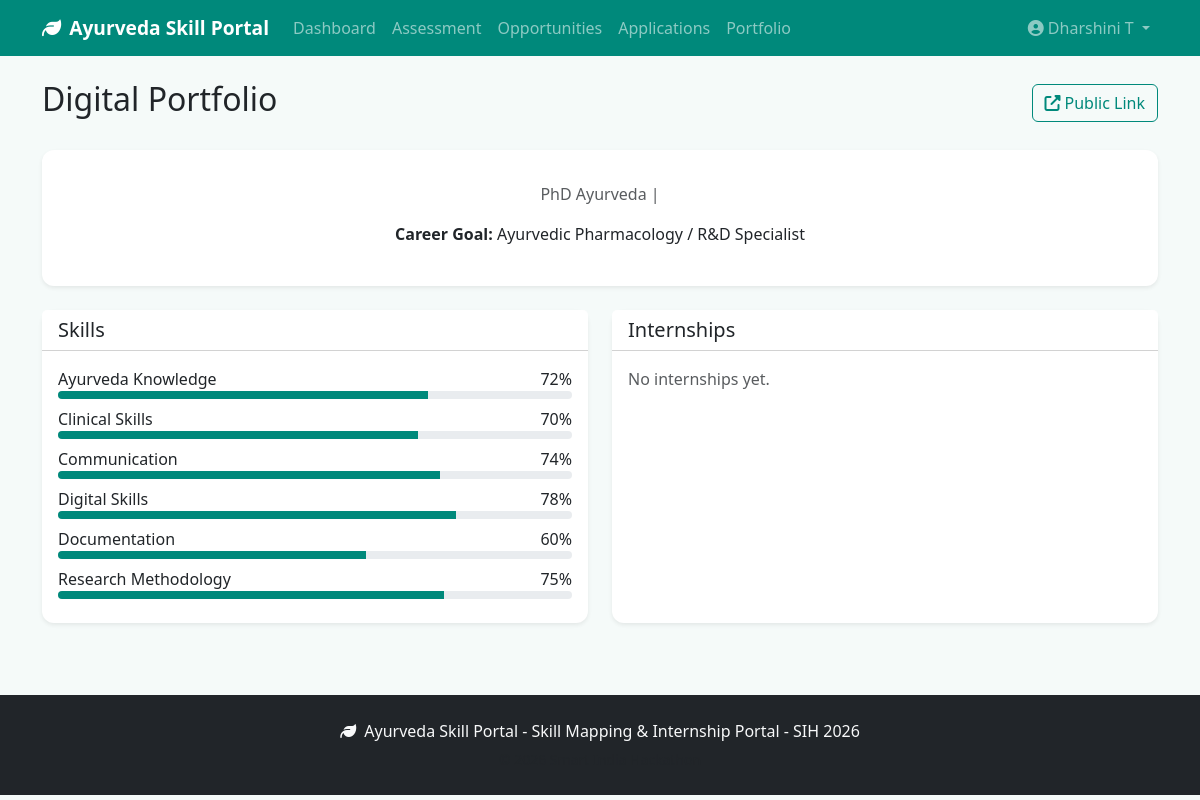
The page /student/portfolio/ (signed in) on the database its author committed.
### students/models.py (models this page shows, shortened)
class Student(models.Model):
    COURSE_CHOICES = [
        ('BAMS', 'BAMS'),
        ('MD Ayurveda', 'MD Ayurveda'),
        ('PhD Ayurveda', 'PhD Ayurveda'),
    ]
    student_id = models.CharField(max_length=10, primary_key=True)
    user = models.OneToOneField(User, on_delete=models.CASCADE, related_name='student')
    name = models.CharField(max_length=200)
    email = models.EmailField(unique=True)
    college = models.CharField(max_length=300)
    course = models.CharField(max_length=50, choices=COURSE_CHOICES)
    year = models.IntegerField(default=1)
    specialization = models.CharField(max_length=200, blank=True)
    career_goal = models.CharField(max_length=300, blank=True)
    career_path = models.ForeignKey(
        'skills.CareerPath',
        on_delete=models.SET_NULL,
        null=True,
        blank=True,
        related_name='students',
    )
    registration_date = models.DateField(auto_now_add=True)
    portfolio_slug = models.SlugField(max_length=100, unique=True, blank=True)
    bio = models.TextField(blank=True)
    created_at = models.DateTimeField(auto_now_add=True)
    updated_at = models.DateTimeField(auto_now=True)
    class Meta:
        ordering = ['-created_at']

### skills/models.py (models this page shows, shortened)
class Skill(models.Model):
    CATEGORY_CHOICES = [
        ('Technical', 'Technical'),
        ('Clinical', 'Clinical'),
        ('Research', 'Research'),
        ('Soft Skill', 'Soft Skill'),
        ('Professional', 'Professional'),
        ('Digital', 'Digital'),
        ('Ayurveda Knowledge', 'Ayurveda Knowledge'),
        ('Communication', 'Communication'),
        ('Documentation', 'Documentation'),
    ]
    skill_id = models.AutoField(primary_key=True)
    skill_name = models.CharField(max_length=200, unique=True)
    category = models.CharField(max_length=50, choices=CATEGORY_CHOICES)
    description = models.TextField(blank=True)
    is_active = models.BooleanField(default=True)
    class Meta:
        ordering = ['category', 'skill_name']

### portal/views.py (the view)
# urls.py: path('student/portfolio/', views.student_portfolio, name='student_portfolio'),
@role_required('STUDENT')
def student_portfolio(request):
    student = request.user.student
    profile = get_category_profile(student)
    internships = Internship.objects.filter(
        application__student=student
    ).select_related('application__opportunity')
    return render(request, 'student/portfolio.html', {
        'student': student,
        'profile': profile,
        'internships': internships,
    })

### accounts/permissions.py (called while the page is built)
def role_required(*roles):
    def decorator(view_func):
        @wraps(view_func)
        @login_required
        def wrapper(request, *args, **kwargs):
            profile = getattr(request.user, 'profile', None)
            if not profile or profile.role not in roles:
                if request.user.is_superuser and 'ADMIN' in roles:
                    return view_func(request, *args, **kwargs)
                raise PermissionDenied('You do not have permission to access this page.')
            return view_func(request, *args, **kwargs)
        return wrapper
    return decorator

### portal/context_processors.py (called while the page is built)
def site_context(request):
    return {
        'SITE_NAME': 'Ayurveda Skill Portal',
        'SITE_TAGLINE': 'Skill Mapping & Internship Portal - SIH 2026',
    }

### skills/scoring.py (called while the page is built)
def get_category_profile(student):
    from skills.models import StudentSkill
    skills = StudentSkill.objects.filter(student=student).select_related('skill')
    profile = {}
    for ss in skills:
        profile[ss.skill.skill_name] = {
            'score': float(ss.score),
            'self_assessment_score': float(ss.self_assessment_score) if ss.self_assessment_score is not None else float(ss.score),
            'validated_score': float(ss.validated_score) if ss.validated_score is not None else None,
            'verified_score': float(ss.score),
            'is_validated': ss.is_validated,
            'category': ss.skill.category,
            'assessment_date': ss.assessment_date.isoformat(),
        }
    return profile

### templates/student/portfolio.html (shortened to what this page needs)
{% extends 'base.html' %}
{% block content %}
<div class="container py-4">
    <div class="d-flex justify-content-between align-items-center mb-4">
        <h2>Digital Portfolio</h2>
        <div>
            <a href="{% url 'public_portfolio' student.portfolio_slug %}" class="btn btn-outline-teal" target="_blank">
                <i class="fas fa-external-link-alt me-1"></i>Public Link
            </a>
        </div>
    </div>
    <div class="card shadow-sm border-0 mb-4">
        <div class="card-body p-4 text-center">
            <p class="text-muted">{{ student.course }} | {{ student.college }}</p>
            {% if student.career_goal %}<p><strong>Career Goal:</strong> {{ student.career_goal }}</p>{% endif %}
        </div>
    </div>
    <div class="row g-4">
        <div class="col-md-6">
            <div class="card shadow-sm border-0 h-100">
                <div class="card-header bg-white"><h5 class="mb-0">Skills</h5></div>
                <div class="card-body">
                    {% for name, data in profile.items %}
                    <div class="mb-2">
                        <div class="d-flex justify-content-between"><span>{{ name }}</span><span>{{ data.score|floatformat:0 }}%</span></div>
                        <div class="progress" style="height:8px;"><div class="progress-bar bg-teal" style="width:{{ data.score }}%"></div></div>
                    </div>
                    {% empty %}<p class="text-muted">Complete assessment to populate skills.</p>{% endfor %}
                </div>
            </div>
        </div>
        <div class="col-md-6">
            <div class="card shadow-sm border-0 h-100">
                <div class="card-header bg-white"><h5 class="mb-0">Internships</h5></div>
                <div class="card-body">
                    {% for i in internships %}
                    <div class="border-bottom pb-2 mb-2">
                        <strong>{{ i.application.opportunity.title }}</strong>
                        <small class="text-muted d-block">{{ i.start_date }} - {{ i.end_date|default:"Present" }} | {{ i.status }}</small>
                    </div>
                    {% empty %}<p class="text-muted">No internships yet.</p>{% endfor %}
                </div>
            </div>
        </div>
    </div>
</div>
{% endblock %}

### templates/base.html (shortened to what this page needs)
<!DOCTYPE html>
<html lang="en">
<head>
    <link href="https://cdn.jsdelivr.net/npm/bootstrap@5.3.2/dist/css/bootstrap.min.css" rel="stylesheet">
    <link href="https://cdnjs.cloudflare.com/ajax/libs/font-awesome/6.5.0/css/all.min.css" rel="stylesheet">
    <link href="/static/css/style.css" rel="stylesheet">
</head>
<body>
    <nav class="navbar navbar-expand-lg navbar-dark bg-teal sticky-top">
        <div class="container">
            <a class="navbar-brand fw-bold" href="{% url 'home' %}">
                <i class="fas fa-leaf me-2"></i>{{ SITE_NAME }}
            </a>
            <div class="collapse navbar-collapse" id="navbarNav">
                <ul class="navbar-nav me-auto">
                    {% if user.is_authenticated and user.profile.role == 'STUDENT' %}
                    <li class="nav-item"><a class="nav-link" href="{% url 'student_dashboard' %}">Dashboard</a></li>
                    <li class="nav-item"><a class="nav-link" href="{% url 'student_assessment' %}">Assessment</a></li>
                    <li class="nav-item"><a class="nav-link" href="{% url 'student_opportunities' %}">Opportunities</a></li>
                    <li class="nav-item"><a class="nav-link" href="{% url 'student_applications' %}">Applications</a></li>
                    <li class="nav-item"><a class="nav-link" href="{% url 'student_portfolio' %}">Portfolio</a></li>
                    {% elif user.is_authenticated and user.profile.role == 'INDUSTRY' %}
                    <li class="nav-item"><a class="nav-link" href="{% url 'industry_dashboard' %}">Dashboard</a></li>
                    <li class="nav-item"><a class="nav-link" href="{% url 'industry_post' %}">Post Opportunity</a></li>
                    <li class="nav-item"><a class="nav-link" href="{% url 'industry_applications' %}">Applications</a></li>
                    {% elif user.is_authenticated and user.profile.role == 'FACULTY' %}
                    <li class="nav-item"><a class="nav-link" href="{% url 'faculty_dashboard' %}">Dashboard</a></li>
                    <li class="nav-item"><a class="nav-link" href="{% url 'faculty_post' %}">Post FDP</a></li>
                    <li class="nav-item"><a class="nav-link" href="{% url 'faculty_analytics' %}">Analytics</a></li>
                    {% elif user.is_authenticated and user.profile.role == 'ADMIN' %}
                    <li class="nav-item"><a class="nav-link" href="{% url 'admin_dashboard' %}">Dashboard</a></li>
                    <li class="nav-item"><a class="nav-link" href="{% url 'admin_analytics' %}">Analytics</a></li>
                    <li class="nav-item"><a class="nav-link" href="{% url 'admin_users' %}">Users</a></li>
                    {% else %}
                    <li class="nav-item"><a class="nav-link" href="{% url 'about' %}">About</a></li>
                    <li class="nav-item"><a class="nav-link" href="{% url 'contact' %}">Contact</a></li>
                    {% endif %}
                </ul>
                <ul class="navbar-nav">
                    {% if user.is_authenticated %}
                    <li class="nav-item dropdown">
                        <a class="nav-link dropdown-toggle" href="#" data-bs-toggle="dropdown">
                            <i class="fas fa-user-circle me-1"></i>{{ user.username }}
                        </a>
                    </li>
                    {% else %}
                    <li class="nav-item"><a class="nav-link" href="{% url 'login' %}">Login</a></li>
                    <li class="nav-item"><a class="nav-link btn btn-light text-teal ms-2 px-3" href="{% url 'register' %}">Register</a></li>
                    {% endif %}
                </ul>
            </div>
        </div>
    </nav>
    <main>{% block content %}{% endblock %}</main>
    <footer class="bg-dark text-light py-4 mt-5">
        <div class="container text-center">
            <p class="mb-1"><i class="fas fa-leaf me-1"></i> {{ SITE_NAME }} - {{ SITE_TAGLINE }}</p>
            <small class="text-muted">&copy; 2026 Smart India Hackathon</small>
        </div>
    </footer>
    <div id="toast-container" class="toast-container position-fixed bottom-0 end-0 p-3"></div>
</body>
</html>

### static/css/style.css (style rules this page uses)
:root { --teal: #00897b; --teal-dark: #00695c; --teal-light: #4db6ac; --green: #2e7d32; --bg-light: #f5faf9; }
body { font-family: 'Segoe UI', system-ui, -apple-system, sans-serif; background-color: var(--bg-light); }
.bg-teal { background-color: var(--teal) !important; }
.btn-outline-teal { color: var(--teal); border-color: var(--teal); }
.navbar-brand { font-size: 1.2rem; }
.card { border-radius: 12px; }
.progress-bar.bg-teal { background-color: var(--teal) !important; }

### rows shown on the page
Student: course "PhD Ayurveda", career_goal "Ayurvedic Pharmacology / R&D Specialist"
Skill: profile "Ayurveda Knowledge"
Skill: profile "Clinical Skills"
Skill: profile "Communication"
Skill: profile "Digital Skills"
Skill: profile "Documentation"
Skill: profile "Research Methodology"

### other values the page prints
{{ SITE_NAME }} "Ayurveda Skill Portal"
{{ user.username }} "Dharshini T"
{{ data.score|floatformat:0 }} "72" "70" "74" "78" "60" "75"
{{ SITE_TAGLINE }} "Skill Mapping & Internship Portal - SIH 2026"
